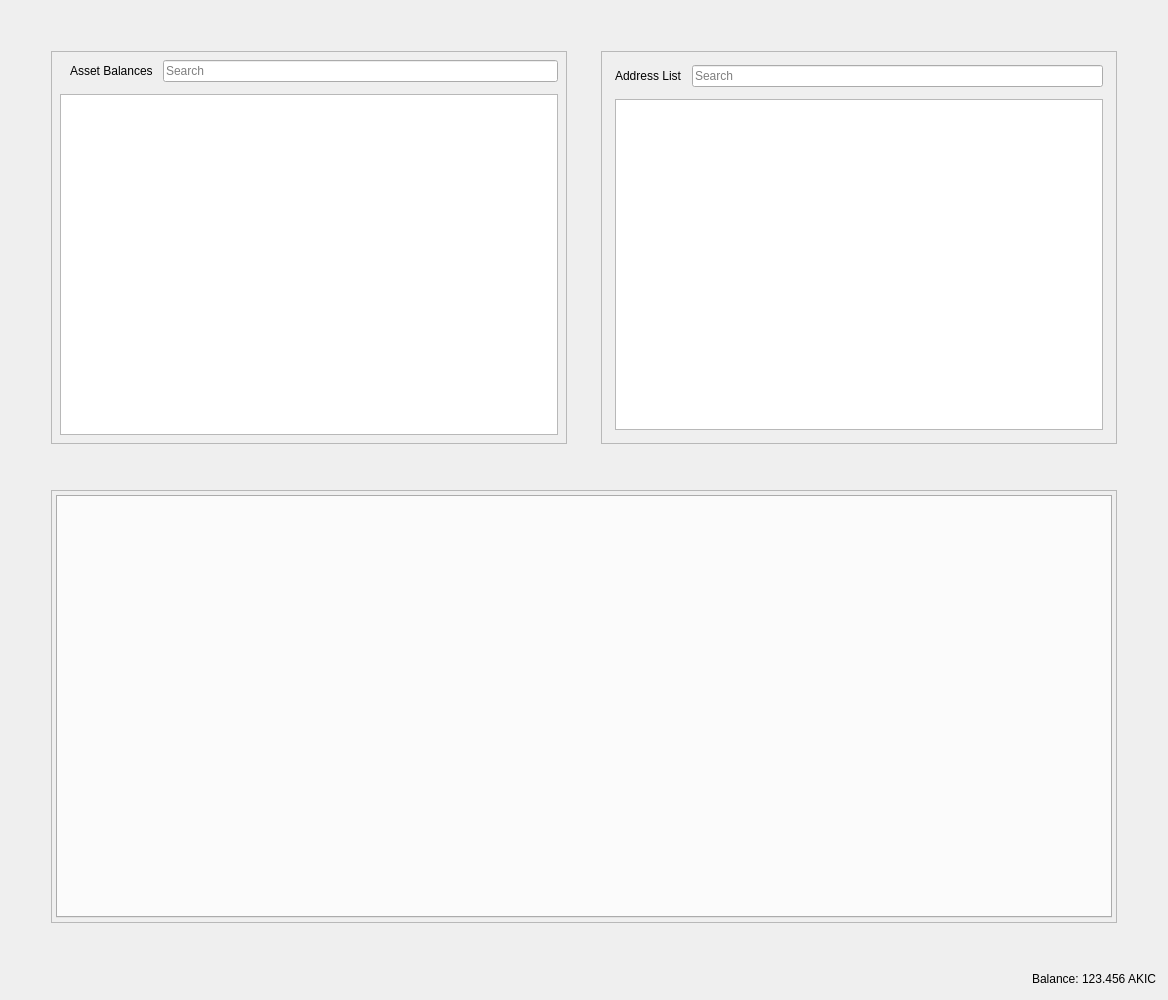
<?xml version="1.0" encoding="UTF-8"?>
<ui version="4.0">
 <class>RestrictedAssetsDialog</class>
 <widget class="QDialog" name="RestrictedAssetsDialog">
  <property name="geometry">
   <rect>
    <x>0</x>
    <y>0</y>
    <width>1168</width>
    <height>1000</height>
   </rect>
  </property>
  <property name="windowTitle">
   <string>Send Coins</string>
  </property>
  <layout class="QVBoxLayout" name="verticalLayout">
   <item>
    <layout class="QHBoxLayout" name="horizontalLayout">
     <property name="spacing">
      <number>34</number>
     </property>
     <property name="leftMargin">
      <number>40</number>
     </property>
     <property name="topMargin">
      <number>40</number>
     </property>
     <property name="rightMargin">
      <number>40</number>
     </property>
     <property name="bottomMargin">
      <number>40</number>
     </property>
     <item>
      <widget class="QFrame" name="frameAssetBalance">
       <property name="frameShape">
        <enum>QFrame::StyledPanel</enum>
       </property>
       <property name="frameShadow">
        <enum>QFrame::Raised</enum>
       </property>
       <layout class="QVBoxLayout" name="verticalLayout_7">
        <property name="spacing">
         <number>12</number>
        </property>
        <property name="leftMargin">
         <number>4</number>
        </property>
        <property name="topMargin">
         <number>4</number>
        </property>
        <property name="rightMargin">
         <number>4</number>
        </property>
        <property name="bottomMargin">
         <number>4</number>
        </property>
        <item>
         <layout class="QVBoxLayout" name="verticalLayout_4">
          <property name="spacing">
           <number>12</number>
          </property>
          <property name="leftMargin">
           <number>4</number>
          </property>
          <property name="topMargin">
           <number>4</number>
          </property>
          <property name="rightMargin">
           <number>4</number>
          </property>
          <property name="bottomMargin">
           <number>4</number>
          </property>
          <item>
           <layout class="QHBoxLayout" name="horizontalLayout_8">
            <property name="spacing">
             <number>10</number>
            </property>
            <property name="leftMargin">
             <number>10</number>
            </property>
            <item>
             <widget class="QLabel" name="labelAssetBalance">
              <property name="text">
               <string>Asset Balances</string>
              </property>
             </widget>
            </item>
            <item>
             <widget class="QLineEdit" name="lineEditAssetSearch">
              <property name="placeholderText">
               <string>Search</string>
              </property>
             </widget>
            </item>
           </layout>
          </item>
          <item>
           <widget class="QTableView" name="listAssets"/>
          </item>
         </layout>
        </item>
       </layout>
      </widget>
     </item>
     <item>
      <widget class="QFrame" name="frameAddressList">
       <property name="frameShape">
        <enum>QFrame::StyledPanel</enum>
       </property>
       <property name="frameShadow">
        <enum>QFrame::Raised</enum>
       </property>
       <layout class="QVBoxLayout" name="verticalLayout_10">
        <property name="spacing">
         <number>12</number>
        </property>
        <item>
         <layout class="QVBoxLayout" name="verticalLayout_9">
          <property name="spacing">
           <number>12</number>
          </property>
          <property name="leftMargin">
           <number>4</number>
          </property>
          <property name="topMargin">
           <number>4</number>
          </property>
          <property name="rightMargin">
           <number>4</number>
          </property>
          <property name="bottomMargin">
           <number>4</number>
          </property>
          <item>
           <layout class="QHBoxLayout" name="horizontalLayout_9">
            <property name="spacing">
             <number>10</number>
            </property>
            <property name="leftMargin">
             <number>0</number>
            </property>
            <property name="topMargin">
             <number>0</number>
            </property>
            <property name="rightMargin">
             <number>0</number>
            </property>
            <property name="bottomMargin">
             <number>0</number>
            </property>
            <item>
             <widget class="QLabel" name="labelAddressList">
              <property name="text">
               <string>Address List</string>
              </property>
             </widget>
            </item>
            <item>
             <widget class="QLineEdit" name="lineEditAddressSearch">
              <property name="placeholderText">
               <string>Search</string>
              </property>
             </widget>
            </item>
           </layout>
          </item>
          <item>
           <widget class="QTableView" name="myAddressList"/>
          </item>
         </layout>
        </item>
       </layout>
      </widget>
     </item>
    </layout>
   </item>
   <item>
    <layout class="QHBoxLayout" name="horizontalLayout_4">
     <property name="spacing">
      <number>34</number>
     </property>
     <property name="leftMargin">
      <number>40</number>
     </property>
     <property name="topMargin">
      <number>0</number>
     </property>
     <property name="rightMargin">
      <number>40</number>
     </property>
     <property name="bottomMargin">
      <number>40</number>
     </property>
     <item>
      <widget class="QFrame" name="tabFrame">
       <property name="frameShape">
        <enum>QFrame::StyledPanel</enum>
       </property>
       <property name="frameShadow">
        <enum>QFrame::Raised</enum>
       </property>
       <layout class="QVBoxLayout" name="verticalLayout_8">
        <property name="spacing">
         <number>12</number>
        </property>
        <property name="leftMargin">
         <number>4</number>
        </property>
        <property name="topMargin">
         <number>4</number>
        </property>
        <property name="rightMargin">
         <number>4</number>
        </property>
        <property name="bottomMargin">
         <number>4</number>
        </property>
        <item>
         <widget class="QTabWidget" name="tabWidget">
          <property name="tabPosition">
           <enum>QTabWidget::North</enum>
          </property>
          <property name="tabShape">
           <enum>QTabWidget::Rounded</enum>
          </property>
          <property name="currentIndex">
           <number>-1</number>
          </property>
          <property name="elideMode">
           <enum>Qt::ElideNone</enum>
          </property>
         </widget>
        </item>
       </layout>
      </widget>
     </item>
    </layout>
   </item>
   <item>
    <layout class="QHBoxLayout" name="horizontalLayout_2">
     <property name="spacing">
      <number>3</number>
     </property>
     <item>
      <spacer name="horizontalSpacer">
       <property name="orientation">
        <enum>Qt::Horizontal</enum>
       </property>
       <property name="sizeHint" stdset="0">
        <size>
         <width>40</width>
         <height>20</height>
        </size>
       </property>
      </spacer>
     </item>
     <item alignment="Qt::AlignRight">
      <widget class="QLabel" name="label">
       <property name="sizePolicy">
        <sizepolicy hsizetype="Preferred" vsizetype="Fixed">
         <horstretch>0</horstretch>
         <verstretch>0</verstretch>
        </sizepolicy>
       </property>
       <property name="text">
        <string>Balance:</string>
       </property>
      </widget>
     </item>
     <item alignment="Qt::AlignRight">
      <widget class="QLabel" name="labelBalance">
       <property name="sizePolicy">
        <sizepolicy hsizetype="Preferred" vsizetype="Fixed">
         <horstretch>0</horstretch>
         <verstretch>0</verstretch>
        </sizepolicy>
       </property>
       <property name="cursor">
        <cursorShape>IBeamCursor</cursorShape>
       </property>
       <property name="text">
        <string notr="true">123.456 AKIC</string>
       </property>
       <property name="textInteractionFlags">
        <set>Qt::LinksAccessibleByMouse|Qt::TextSelectableByKeyboard|Qt::TextSelectableByMouse</set>
       </property>
      </widget>
     </item>
    </layout>
   </item>
  </layout>
 </widget>
 <resources>
  <include location="../akitacoin.qrc"/>
 </resources>
 <connections/>
</ui>
